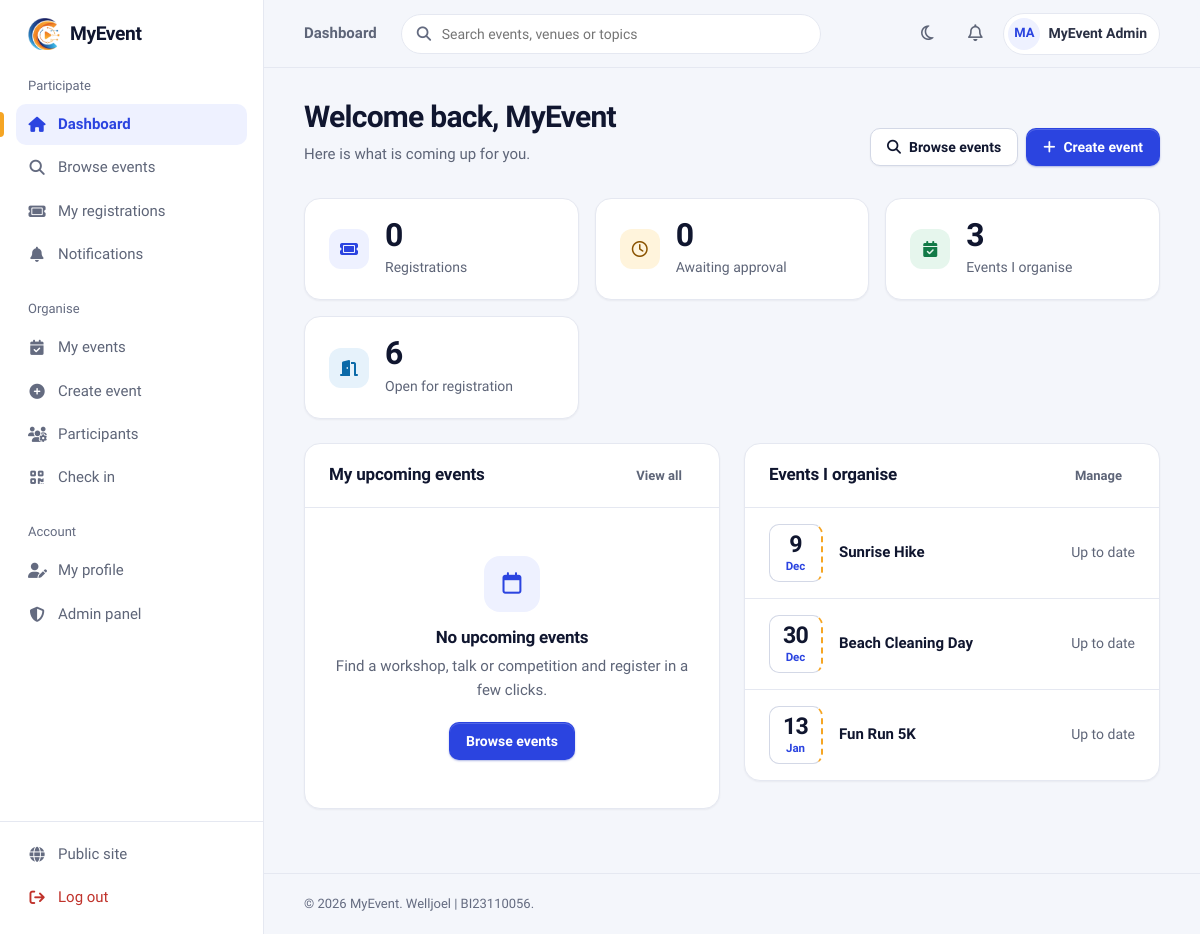
/users/dashboard.php (signed in), run on the app's committed database.
### tables this page shows
CREATE TABLE IF NOT EXISTS `users` (
  `user_id` int(11) NOT NULL AUTO_INCREMENT,
  `category` enum('Staff','Student','Public') NOT NULL,
  `name` varchar(255) NOT NULL,
  `email` varchar(255) NOT NULL,
  `phone` varchar(20) DEFAULT NULL,
  `organization` varchar(255) NOT NULL,
  `recommend_events` text DEFAULT NULL,
  `password` varchar(255) NOT NULL,
  `role` enum('Admin','User') NOT NULL DEFAULT 'User',
  `created_at` timestamp NOT NULL DEFAULT current_timestamp(),
  `bio` text DEFAULT NULL,
  `profile_pic` varchar(255) DEFAULT NULL,
  `email_participant` tinyint(1) NOT NULL DEFAULT 1 COMMENT 'Emails about my own registrations and events I joined',
  `email_organiser` tinyint(1) NOT NULL DEFAULT 1 COMMENT 'Emails when people register for events I organise',
  PRIMARY KEY (`user_id`),
  UNIQUE KEY `email` (`email`)
);

CREATE TABLE IF NOT EXISTS `events` (
  `event_id` int(11) NOT NULL AUTO_INCREMENT,
  `event_name` varchar(255) NOT NULL,
  `description` text DEFAULT NULL,
  `contact_no` varchar(20) DEFAULT NULL,
  `category_id` int(10) unsigned DEFAULT NULL,
  `venue` varchar(255) NOT NULL,
  `event_date` date NOT NULL,
  `event_time` time NOT NULL,
  `end_time` time DEFAULT NULL,
  `mode` enum('Physical','Online','Hybrid') NOT NULL DEFAULT 'Physical',
  `remarks` text DEFAULT NULL,
  `visibility` enum('Public','Private') NOT NULL DEFAULT 'Public',
  `poster_path` varchar(255) DEFAULT NULL,
  `created_by` int(11) DEFAULT NULL,
  `created_at` timestamp NOT NULL DEFAULT current_timestamp(),
  `fee` decimal(10,2) NOT NULL DEFAULT 0.00,
  `reg_close_date` date DEFAULT NULL,
  `max_participants` int(11) NOT NULL DEFAULT 0,
  PRIMARY KEY (`event_id`),
  KEY `category_id` (`category_id`),
  KEY `fk_events_createdby` (`created_by`),
  KEY `idx_events_date` (`event_date`),
  CONSTRAINT `events_ibfk_1` FOREIGN KEY (`category_id`) REFERENCES `event_category` (`category_id`) ON DELETE SET NULL ON UPDATE CASCADE,
  CONSTRAINT `fk_events_createdby` FOREIGN KEY (`created_by`) REFERENCES `users` (`user_id`) ON DELETE SET NULL ON UPDATE CASCADE,
  CONSTRAINT `chk_events_fee` CHECK (`fee` >= 0),
  CONSTRAINT `chk_events_capacity` CHECK (`max_participants` >= 0)
);

### include/security.php (called while the page is built, shortened)
<?php
function e($value): string
{
    return htmlspecialchars((string) ($value ?? ''), ENT_QUOTES | ENT_SUBSTITUTE, 'UTF-8');
}
function current_user_id(): ?int
{
    return isset($_SESSION['user_id']) ? (int) $_SESSION['user_id'] : null;
}

### users/dashboard.php (the view, shortened to what this page needs)
<?php
require_once __DIR__ . '/../config.php';
$user_id = current_user_id();
$my_registrations  = (int) db_value($conn, 'SELECT COUNT(*) FROM registrations WHERE user_id = ?', 'i', [$user_id]);
$my_pending        = (int) db_value($conn, "SELECT COUNT(*) FROM registrations WHERE user_id = ? AND approval_status = 'Pending'", 'i', [$user_id]);
$my_created_events = (int) db_value($conn, 'SELECT COUNT(*) FROM events WHERE created_by = ?', 'i', [$user_id]);
$open_events       = (int) db_value($conn, "SELECT COUNT(*) FROM events WHERE visibility = 'Public' AND COALESCE(reg_close_date, event_date) >= CURDATE()");
$upcoming = db_all($conn,
    "SELECT e.event_id, e.event_name, e.event_date, e.event_time, e.venue, r.approval_status
     FROM registrations r JOIN events e ON e.event_id = r.event_id
     WHERE r.user_id = ? AND e.event_date >= CURDATE() AND r.approval_status <> 'Rejected'
     ORDER BY e.event_date ASC LIMIT 5", 'i', [$user_id]);
$organising = db_all($conn,
    "SELECT e.event_id, e.event_name, e.event_date,
            (SELECT COUNT(*) FROM registrations r WHERE r.event_id = e.event_id AND r.approval_status = 'Pending') AS pending
     FROM events e WHERE e.created_by = ? AND e.event_date >= CURDATE()
     ORDER BY e.event_date ASC LIMIT 5", 'i', [$user_id]);
$page_title = 'Dashboard';
$nav_active = 'dashboard';
include ROOT_PATH . '/include/layout/app_start.php';
?>
<div class="page-header">
    <div>
        <h1>Welcome back, <?= e(strtok($_SESSION['name'] ?? '', ' ')) ?></h1>
        <p>Here is what is coming up for you.</p>
    </div>
    <div class="page-header-actions">
        <a class="btn btn-secondary" href="<?= e(BASE_URL) ?>browse_events.php"><i class="fa-solid fa-magnifying-glass"></i> Browse events</a>
        <a class="btn btn-primary" href="create_event.php"><i class="fa-solid fa-plus"></i> Create event</a>
    </div>
</div>
<div class="stats">
    <a class="stat" href="my_registrations.php">
        <span class="stat-icon"><i class="fa-solid fa-ticket"></i></span>
        <span><span class="stat-value"><?= $my_registrations ?></span><br><span class="stat-label">Registrations</span></span>
    </a>
    <a class="stat" href="my_registrations.php">
        <span class="stat-icon is-amber"><i class="fa-regular fa-clock"></i></span>
        <span><span class="stat-value"><?= $my_pending ?></span><br><span class="stat-label">Awaiting approval</span></span>
    </a>
    <a class="stat" href="my_events.php">
        <span class="stat-icon is-green"><i class="fa-solid fa-calendar-check"></i></span>
        <span><span class="stat-value"><?= $my_created_events ?></span><br><span class="stat-label">Events I organise</span></span>
    </a>
    <a class="stat" href="<?= e(BASE_URL) ?>browse_events.php">
        <span class="stat-icon is-sky"><i class="fa-solid fa-door-open"></i></span>
        <span><span class="stat-value"><?= $open_events ?></span><br><span class="stat-label">Open for registration</span></span>
    </a>
</div>
<div class="grid-2">
    <section class="card">
        <div class="card-header">
            <h2 class="card-title">My upcoming events</h2>
            <a class="btn btn-ghost btn-sm" href="my_registrations.php">View all</a>
        </div>
        <?php if ($upcoming): ?>
            <div class="table-wrap">
                <table class="table">
                    <tbody>
                    <?php foreach ($upcoming as $row): ?>
                        <tr>
                            <td>
                                <div class="event-cell">
                                    <?= datestub($row['event_date']) ?>
                                    <div>
                                        <a class="event-cell-title" href="<?= e(BASE_URL) ?>event_detail.php?id=<?= (int) $row['event_id'] ?>"><?= e($row['event_name']) ?></a>
                                        <div class="event-cell-meta"><?= e(date('g:i A', strtotime($row['event_time']))) ?>, <?= e($row['venue']) ?></div>
                                    </div>
                                </div>
                            </td>
                            <td class="actions"><?= status_badge($row['approval_status']) ?></td>
                        </tr>
                    <?php endforeach; ?>
                    </tbody>
                </table>
            </div>
        <?php else: ?>
            <div class="empty-state">
                <i class="fa-regular fa-calendar"></i>
                <h3>No upcoming events</h3>
                <p>Find a workshop, talk or competition and register in a few clicks.</p>
                <a class="btn btn-primary" href="<?= e(BASE_URL) ?>browse_events.php">Browse events</a>
            </div>
        <?php endif; ?>
    </section>
    <section class="card">
        <div class="card-header">
            <h2 class="card-title">Events I organise</h2>
            <a class="btn btn-ghost btn-sm" href="my_events.php">Manage</a>
        </div>
        <?php if ($organising): ?>
            <div class="table-wrap">
                <table class="table">
                    <tbody>
                    <?php foreach ($organising as $row): ?>
                        <tr>
                            <td>
                                <div class="event-cell">
                                    <?= datestub($row['event_date']) ?>
                                    <a class="event-cell-title" href="manage_participants.php?event_id=<?= (int) $row['event_id'] ?>"><?= e($row['event_name']) ?></a>
                                </div>
                            </td>
                            <td class="actions">
                                <?php if ((int) $row['pending'] > 0): ?>
                                    <a class="badge badge-warning" href="manage_participants.php?event_id=<?= (int) $row['event_id'] ?>"><?= (int) $row['pending'] ?> to review</a>
                                <?php else: ?>
                                    <span class="cell-muted">Up to date</span>
                                <?php endif; ?>
                            </td>
                        </tr>
                    <?php endforeach; ?>
                    </tbody>
                </table>
            </div>
        <?php endif; ?>
    </section>
</div>
<?php include ROOT_PATH . '/include/layout/app_end.php'; ?>

### include/layout/app_start.php (shortened to what this page needs)
<?php
$page_title = $page_title ?? APP_NAME;
$nav_active = $nav_active ?? '';
$nav_area   = $nav_area ?? 'user';
$__uid    = current_user_id();
$__me     = db_all($conn, 'SELECT name, profile_pic FROM users WHERE user_id = ?', 'i', [$__uid])[0]
            ?? ['name' => $_SESSION['name'] ?? '', 'profile_pic' => null];
$__unread = (int) db_value($conn, 'SELECT COUNT(*) FROM notifications WHERE user_id = ? AND is_read = 0', 'i', [$__uid]);
$__avatar = avatar_url($__me['profile_pic']);
$u = BASE_URL;
if ($nav_area === 'admin') {
    $nav = [
        'Administration' => [
            'admin_overview' => ['Overview',     'fa-gauge-high',    $u . 'admin/index.php'],
            'admin_events'   => ['All events',   'fa-calendar-days', $u . 'admin/events/manage.php'],
            'admin_create'   => ['Create event', 'fa-circle-plus',   $u . 'admin/events/create.php'],
            'admin_users'    => ['Users',        'fa-users',         $u . 'admin/users/manage.php'],
            'admin_audit'    => ['Audit log',    'fa-clipboard-list', $u . 'admin/audit.php'],
            'admin_profile'  => ['My profile',   'fa-user-gear',     $u . 'admin/profile.php'],
        ],
        'My account' => [
            'dashboard'      => ['Participant view', 'fa-user',      $u . 'users/dashboard.php'],
        ],
    ];
} else {
    $nav = [
        'Participate' => [
            'dashboard'        => ['Dashboard',        'fa-house',             $u . 'users/dashboard.php'],
            'browse'           => ['Browse events',    'fa-magnifying-glass',  $u . 'browse_events.php'],
            'my_registrations' => ['My registrations', 'fa-ticket',            $u . 'users/my_registrations.php'],
            'notifications'    => ['Notifications',    'fa-bell',              $u . 'users/notifications.php', $__unread],
        ],
        'Organise' => [
            'my_events'        => ['My events',        'fa-calendar-check',    $u . 'users/my_events.php'],
            'create_event'     => ['Create event',     'fa-circle-plus',       $u . 'users/create_event.php'],
            'participants'     => ['Participants',     'fa-users-gear',        $u . 'users/manage_participants.php'],
            'checkin'          => ['Check in',         'fa-qrcode',            $u . 'users/checkin.php'],
        ],
        'Account' => [
            'profile'          => ['My profile',       'fa-user-pen',          $u . 'users/profile.php'],
        ],
    ];
    if (is_admin()) {
        $nav['Account']['admin_overview'] = ['Admin panel', 'fa-shield-halved', $u . 'admin/index.php'];
    }
}
$__profileUrl = $nav_area === 'admin' ? $u . 'admin/profile.php' : $u . 'users/profile.php';
?>
<!DOCTYPE html>
<html lang="en">
<head>
    <link rel="stylesheet" href="https://cdnjs.cloudflare.com/ajax/libs/font-awesome/6.5.0/css/all.min.css">
    <link rel="stylesheet" href="<?= e($u) ?>assets/css/app.css?v=11">
</head>
<body class="app">
<aside class="sidebar" id="sidebar" aria-label="Main navigation">
    <a class="sidebar-brand" href="<?= e($u) ?>index.php">
        <img src="<?= e($u) ?>assets/img/logo.png" alt="">
        <?= e(APP_NAME) ?>
    </a>
    <nav class="sidebar-nav">
        <?php foreach ($nav as $__group => $__links): ?>
            <div class="sidebar-group">
                <div class="sidebar-group-title"><?= e($__group) ?></div>
                <?php foreach ($__links as $__key => $__l): $__on = $__key === $nav_active; ?>
                    <a class="nav-link<?= $__on ? ' is-active' : '' ?>" href="<?= e($__l[2]) ?>"<?= $__on ? ' aria-current="page"' : '' ?>>
                        <i class="fa-solid <?= e($__l[1]) ?>" aria-hidden="true"></i><?= e($__l[0]) ?>
                    </a>
                <?php endforeach; ?>
            </div>
        <?php endforeach; ?>
    </nav>
    <div class="sidebar-footer">
        <a class="nav-link" href="<?= e($u) ?>index.php"><i class="fa-solid fa-globe" aria-hidden="true"></i>Public site</a>
        <form action="<?= e($u) ?>auth/logout.php" method="POST">
            <button type="submit" class="nav-link is-danger"><i class="fa-solid fa-arrow-right-from-bracket" aria-hidden="true"></i>Log out</button>
        </form>
    </div>
</aside>
<div class="app-shell">
    <header class="topbar">
        <p class="topbar-title"><?= e($page_title) ?></p>
        <form class="topbar-search" action="<?= e($u) ?>browse_events.php" method="GET" role="search">
            <i class="fa-solid fa-magnifying-glass" aria-hidden="true"></i>
            <input id="topbar-q" type="search" name="q" placeholder="Search events, venues or topics">
        </form>
        <div class="topbar-actions">
            <button type="button" class="icon-btn theme-toggle" data-theme-toggle aria-label="Switch to dark theme" title="Switch theme">
                <i class="fa-regular fa-moon" aria-hidden="true"></i><i class="fa-regular fa-sun" aria-hidden="true"></i>
            </button>
            <a class="icon-btn" href="<?= e($u) ?>users/notifications.php" aria-label="Notifications<?= $__unread ? ' (' . $__unread . ' unread)' : '' ?>">
                <i class="fa-regular fa-bell"></i>
            </a>
            <a class="user-chip" href="<?= e($__profileUrl) ?>">
                <?php if ($__avatar): ?>
                    <img class="avatar" src="<?= e($__avatar) ?>" alt="">
                <?php else: ?>
                    <span class="avatar" aria-hidden="true"><?= e(initials($__me['name'])) ?></span>
                <?php endif; ?>
                <span class="user-chip-name"><?= e($__me['name']) ?></span>
            </a>
        </div>
    </header>
    <main class="app-main" id="main">

### include/helpers.php (shortened to what this page needs)
<?php
function avatar_url(?string $file): ?string
{
    return null;
}
function datestub(?string $date): string
{
    if (!$date || !($ts = strtotime($date))) {
        return '<span class="datestub is-past" aria-label="No date"><b>–</b><span>TBA</span></span>';
    }
    $past = date('Y-m-d', $ts) < date('Y-m-d') ? ' is-past' : '';
    return '<span class="datestub' . $past . '" aria-label="' . e(date('j F Y', $ts)) . '"><b>'
        . date('j', $ts) . '</b><span>' . date('M', $ts) . '</span></span>';
}
function initials(?string $name): string
{
    $parts = preg_split('/\s+/', trim((string) $name)) ?: [];
    $letters = '';
    foreach (array_slice(array_filter($parts), 0, 2) as $p) {
        $letters .= mb_strtoupper(mb_substr($p, 0, 1));
    }
    return $letters ?: '?';
}
function db_all(mysqli $conn, string $sql, string $types = '', array $params = []): array
{
    $stmt = $conn->prepare($sql);
    if ($types !== '') {
        $stmt->bind_param($types, ...$params);
    }
    $stmt->execute();
    $rows = $stmt->get_result()->fetch_all(MYSQLI_ASSOC);
    return $rows;
}
function db_value(mysqli $conn, string $sql, string $types = '', array $params = [])
{
    $stmt = $conn->prepare($sql);
    if ($types !== '') {
        $stmt->bind_param($types, ...$params);
    }
    $stmt->execute();
    $row = $stmt->get_result()->fetch_row();
    return $row[0] ?? null;
}

### data on the page
users: name "MA", name "MyEvent Admin"
events: event_date "9", event_date "Dec", event_name "Sunrise Hike"
events: event_date "30", event_date "Dec", event_name "Beach Cleaning Day"
events: event_date "13", event_date "Jan", event_name "Fun Run 5K"

### other printed values
APP_NAME "MyEvent"
$__group "Participate"
$__l[0] "Dashboard"
$__l[0] "Browse events"
$__l[0] "My registrations"
$__l[0] "Notifications"
$__group "Organise"
$__l[0] "My events"
$__l[0] "Create event"
$__l[0] "Participants"
$__l[0] "Check in"
$__group "Account"
$__l[0] "My profile"
$__l[0] "Admin panel"
$page_title "Dashboard"
